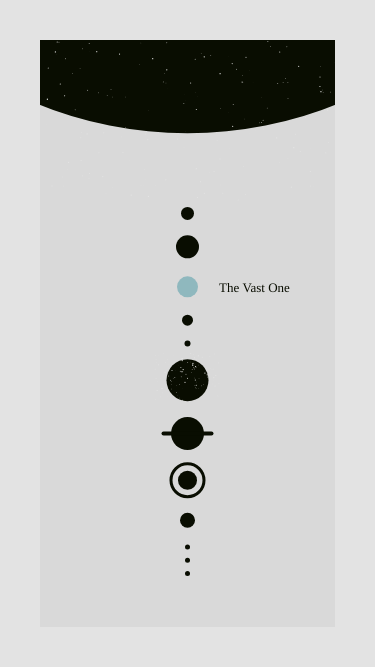
Frame 1 (no input)
Frame 60 (no input): identical to frame 1, image omitted
Frame 120 (the mouse pressed at the canvas centre since frame 60): identical to frame 1, image omitted

The p5.js sketch that drew this single still picture (run headless with seeded random() and noise() and a simulated clock; from frame 60 on, the mouse is pressed at the canvas centre):

// p5.js sketch
// ── sketch.js
let posX;
let dust = [], dust2 = [];

function setup() {
  createCanvas(375, 667);
  noStroke();
  posX = width*0.5;

  for (let i = 0; i < 333; i++) {
    let d = new Dust(random(width), random(height*0.3));
    dust.push(d);
  }
  for (let i = 0; i < 133; i++) {
    let d = new Dust(random(width*0.5-33,width*0.5+33), random(height*0.5+20,height*0.5+67));
    dust2.push(d);
  }
}

function draw() {
  background(217);

  fill(9,13,1);
  //translate(width*0.5,height*0.5);
  ellipseMode(CENTER);
  rectMode(CENTER);
  ellipse(posX,height*-0.4,800);

  ellipse(posX,height*0.32, 13);
  
  ellipse(posX,height*0.37, 23);
  
  push();
  fill(143,184,190);
  ellipse(posX,height*0.43, 21);
  
  fill(9,13,1);
  textSize(13);
  textFont('Avenir');
  textAlign(CENTER);
  text('The Vast One', posX +67, height*0.438);
  pop();

  ellipse(posX,height*0.48,11);

  ellipse(posX,height*0.515,6);

  ellipse(posX,height*0.57,42);

  ellipse(posX,height*0.65, 33);
  rect(posX,height*0.65,52,4,3);

  push();
  noFill();
  stroke(9,13,1);
  strokeWeight(3);
  ellipse(posX,height*0.72,33);
  noStroke();
  fill(9,13,1);
  ellipse(posX,height*0.72,19);
  pop();

  ellipse(posX,height*0.78,15);
  
  ellipse(posX,height*0.82,5);
  ellipse(posX,height*0.84,5);  
  ellipse(posX,height*0.86,5);

  for ( let i = 0; i < dust.length; i++) {
    dust[i].display();
  }
  for ( let i = 0; i < dust2.length; i++) {
    dust2[i].display();
  }

  //frame
  push();
  noFill();
  stroke(227);
  strokeWeight(80);
  rect(posX,height*0.5,width,height);
  pop();
}

function Dust(_x,_y) {
  this.pos = createVector(_x,_y);
  this.size = random(1.3);

  this.display = function() {
    push();
    fill(227);
    ellipse(this.pos.x,this.pos.y,this.size);
    pop();
  }
}
